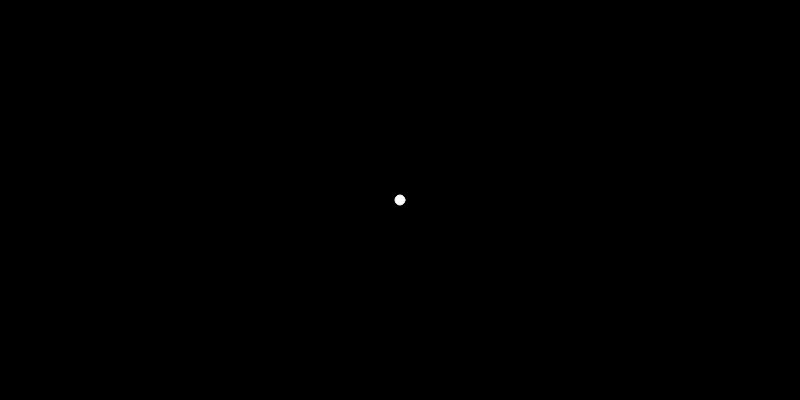
Frame 1 (no input)
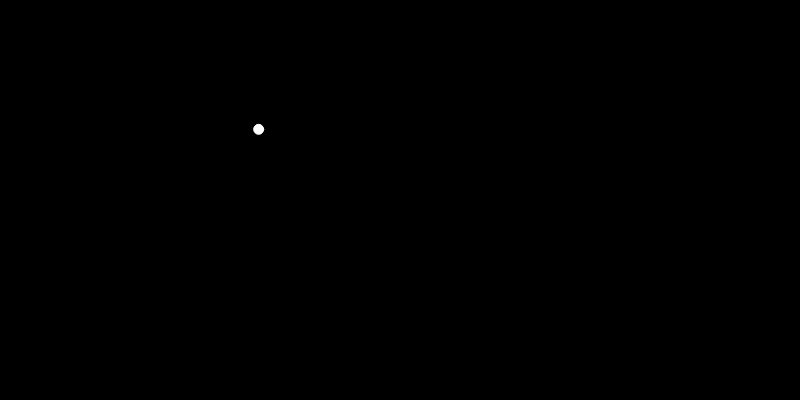
Frame 60 (no input)
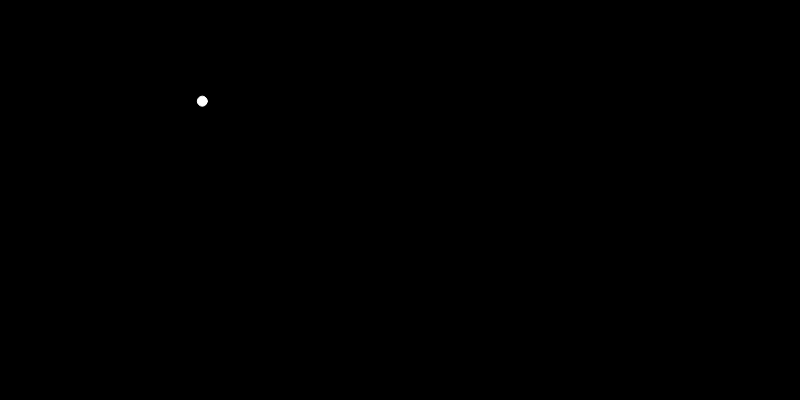
Frame 120 (the mouse pressed at the canvas centre since frame 60)

The p5.js sketch that drew these frames (run headless with seeded random() and noise() and a simulated clock; from frame 60 on, the mouse is pressed at the canvas centre):

// p5.js sketch
// ── sketch.js
let v;

function setup(){
    createCanvas(800, 400);
    v = new Vehicle(width/2, height/2);
}

function draw(){
    background(0);
    v.show();
    v.update();
}

// ── Vehicle.js
class Vehicle{
    constructor(x, y){
        this.pos = createVector(x, y);
        this.vel = createVector();
        this.acc = createVector();
        this.maxSpeed = 4;
        this.maxForce = 0.1;
    }

    update(){
        let desired = p5.Vector.sub(createVector(mouseX, mouseY), this.pos);

        let d = desired.mag();
        if( d > 100 ){
            desired.setMag(this.maxSpeed);
        }else{
            let s = map(d, 0, 100, 0, this.maxSpeed);
            desired.setMag(s);
        }

        let steer = p5.Vector.sub(desired, this.vel);

        steer.limit(this.maxForce);
        this.acc.add(steer);
        this.vel.add(this.acc);
        this.pos.add(this.vel);
        this.acc.mult(0);
    }

    show(){
        stroke(255);
        ellipse(this.pos.x, this.pos.y, 10, 10);
    }
}
